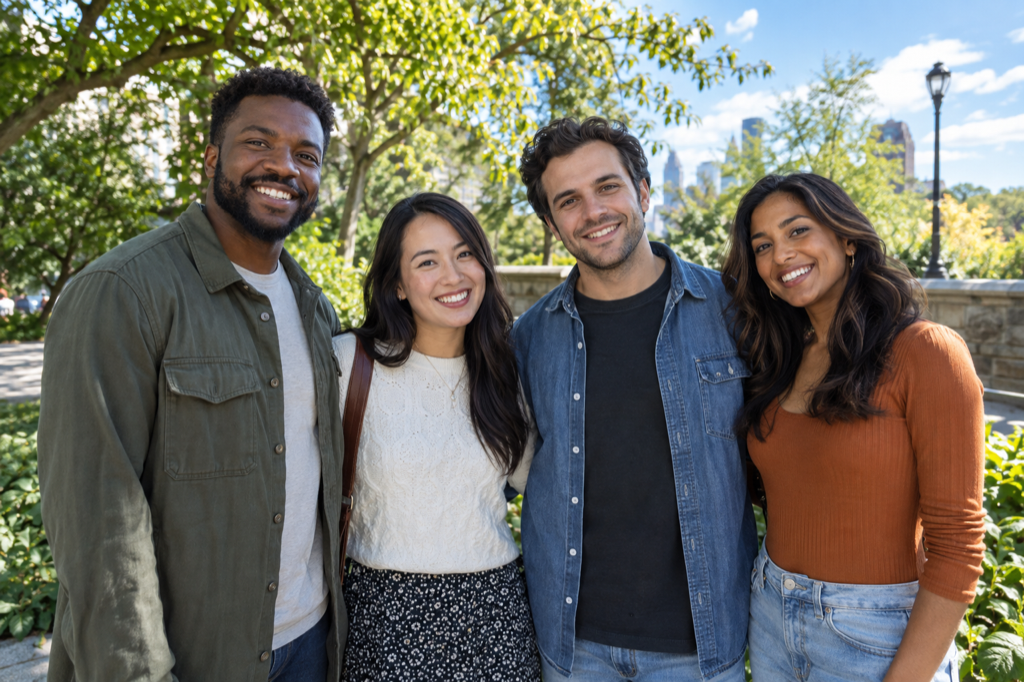
#> input picture ApertureTests/Fixtures/day-portrait.png, 1024 x 682 px
$ python align.py ../../ApertureTests/Fixtures/day-portrait.png ../../ApertureTests/Fixtures/golden-hdr-still-life-aperture-1998-v4.png ../../ApertureTests/Fixtures/golden-hdr-still-life-aperture-1998-v4.png
#> lines starting #> are read from the running program, lines starting #| are printed output that depends on the picture
'''Align a reference shot into an original's pixel frame (SIFT + RANSAC homography).

Both inputs MUST already be sRGB-encoded: OpenCV ignores embedded ICC profiles, and the
app evaluates the response in sRGB. iPhone originals are Display P3, so convert first:
  sips -m "/System/Library/ColorSync/Profiles/sRGB Profile.icc" -s format png in.heic --out in.png
'''
import cv2, numpy as np, sys
src_path, huji_path, out = sys.argv[1], sys.argv[2], sys.argv[3]
src = cv2.imread(src_path); huji = cv2.imread(huji_path)
#> further down, src is the input picture: shape (682, 1024, 3); mean B, G, R 99, 111.4, 111.5
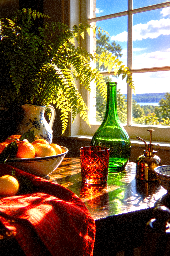
#> input picture ApertureTests/Fixtures/golden-hdr-still-life-aperture-1998-v4.png, 170 x 256 px
#> further down, huji is the input picture: shape (256, 170, 3); mean B, G, R 67.6, 97.4, 120.1
# originals are landscape 4032x3024 EXIF-rotated? check orientation by shape
print('src', src.shape, 'huji', huji.shape)
#| src (682, 1024, 3) huji (256, 170, 3)
if src.shape[0] < src.shape[1] and huji.shape[0] > huji.shape[1]:
    src = cv2.rotate(src, cv2.ROTATE_90_CLOCKWISE); print('rotated src ->', src.shape)
#> after `src = cv2.rotate(src, cv2.ROTATE_90_CLOCKWISE)`:
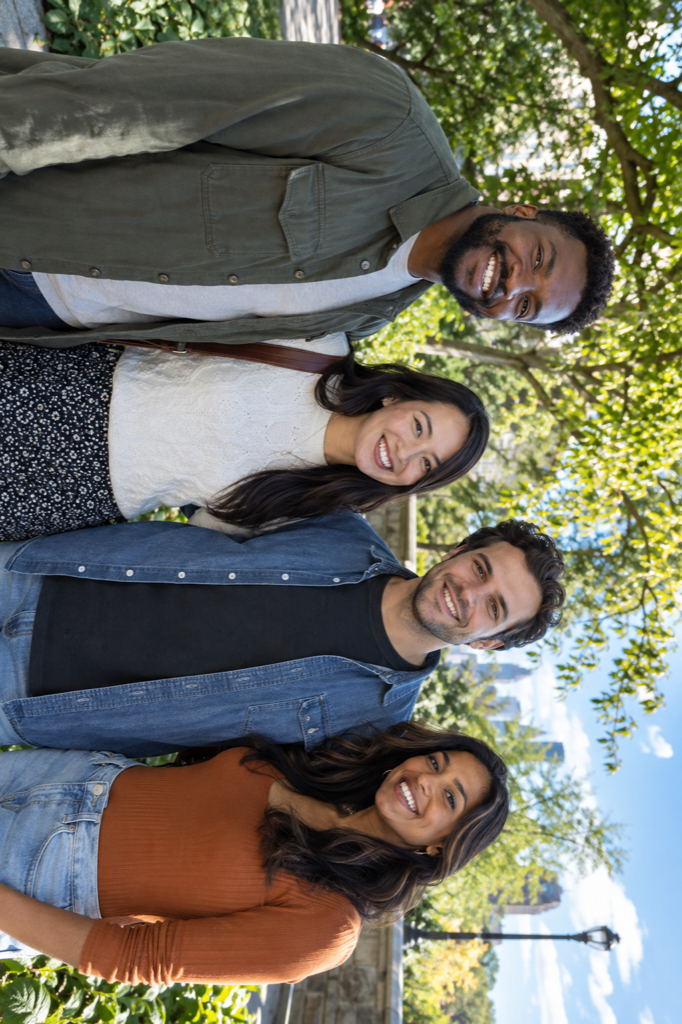
#> src: shape (1024, 682, 3); mean B, G, R 99, 111.4, 111.5
#| rotated src -> (1024, 682, 3)
g1 = cv2.cvtColor(src, cv2.COLOR_BGR2GRAY); g2 = cv2.cvtColor(huji, cv2.COLOR_BGR2GRAY)
#> after `g1 = cv2.cvtColor(src, cv2.COLOR_BGR2GRAY)`:
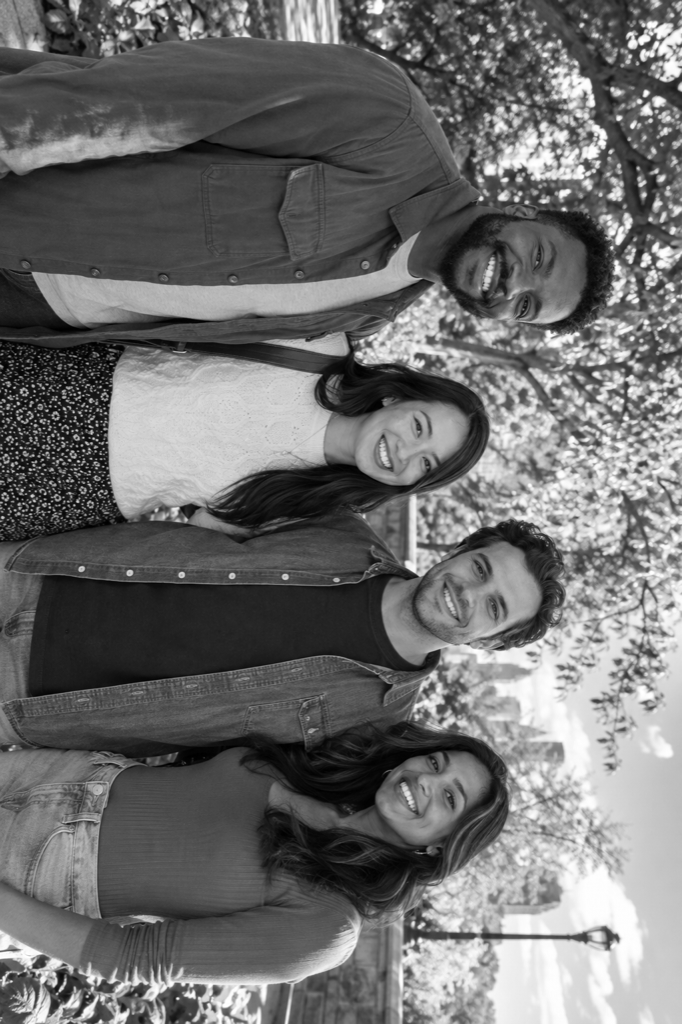
#> g1: shape (1024, 682); min 0, max 255, mean 110
#> after `g2 = cv2.cvtColor(huji, cv2.COLOR_BGR2GRAY)`:
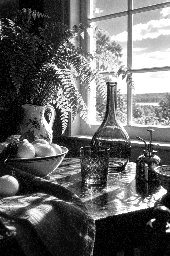
#> g2: shape (256, 170); min 0, max 255, mean 100.8
g1 = cv2.createCLAHE(3.0,(8,8)).apply(g1); g2 = cv2.createCLAHE(3.0,(8,8)).apply(g2)
#> after `g1 = cv2.createCLAHE(3.0, (8, 8)).apply(g1)`:
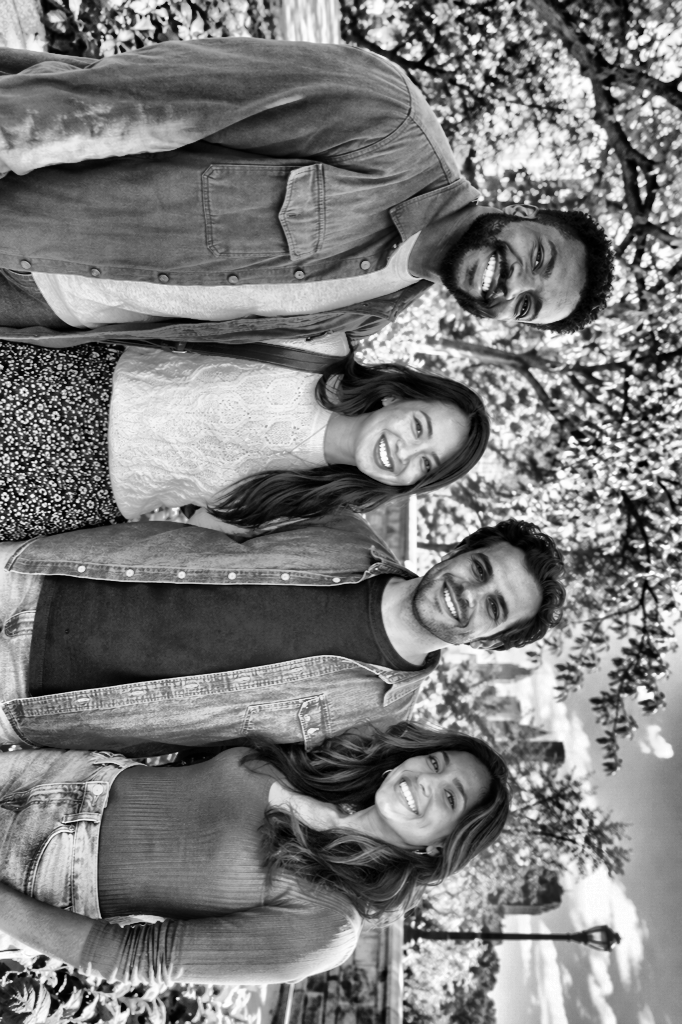
#> g1: shape (1024, 682); min 0, max 255, mean 124.3
#> after `g2 = cv2.createCLAHE(3.0, (8, 8)).apply(g2)`:
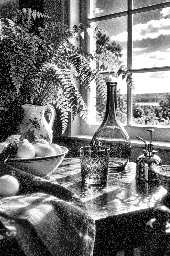
#> g2: shape (256, 170); min 0, max 255, mean 117.2
sift = cv2.SIFT_create(nfeatures=20000)
k1,d1 = sift.detectAndCompute(g1,None); k2,d2 = sift.detectAndCompute(g2,None)
#> after `k1, d1 = sift.detectAndCompute(g1, None)`: k1 = 9935 keypoints; strongest (x, y, size): (87, 996, 1.9), (12, 448, 1.8), (74, 505, 1.8), (33, 386, 2.3)
#> after `k2, d2 = sift.detectAndCompute(g2, None)`: k2 = 650 keypoints; strongest (x, y, size): (153, 220, 2.7), (164, 208, 3.6), (146, 165, 2), (123, 77, 2.1)
m = cv2.BFMatcher().knnMatch(d2,d1,k=2)
#> m = 650 matches
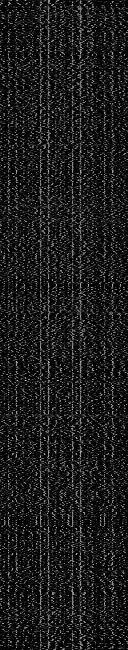
#> d2: shape (650, 128) float32; min 0, max 198, mean 27.5
good=[a for a,b in m if a.distance < 0.75*b.distance]
#> good = 1 matches
p2=np.float32([k2[a.queryIdx].pt for a in good]); p1=np.float32([k1[a.trainIdx].pt for a in good])
#> after `p2 = np.float32([k2[a.queryIdx].pt for a in good])`: p2 = [[153.6, 22.73]]
#> after `p1 = np.float32([k1[a.trainIdx].pt for a in good])`: p1 = [[247.6, 567.5]]
#> (the run stopped early here; a loop or call above may not have finished)
